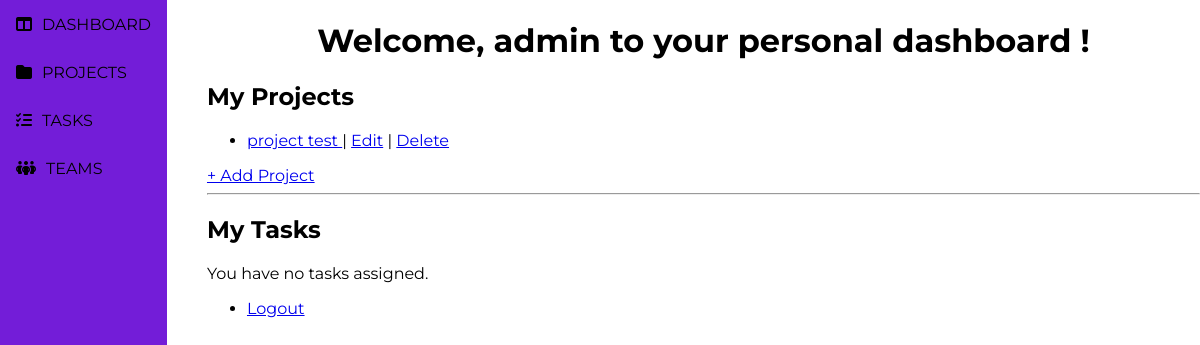
/users/home/ (signed in), run on an earlier commit of the app's database.
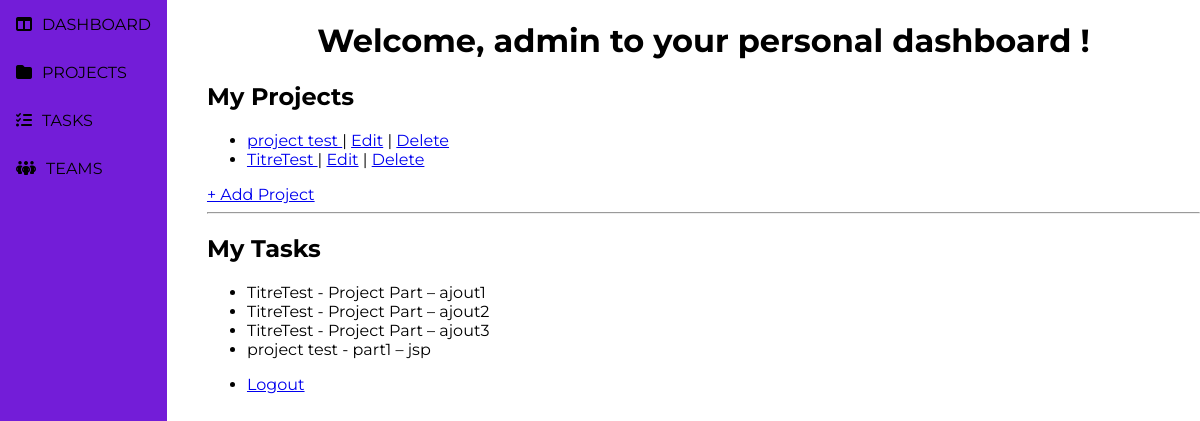
And on a later commit of the database.
### users/models.py (models this page shows, shortened)
class User(AbstractUser):
    id = models.AutoField(primary_key=True)
    first_name = models.CharField(max_length=100)
    last_name = models.CharField(max_length=100)
    username = models.CharField(max_length=100, unique=True)
    password = models.CharField(max_length=255)  # Le mot de passe est géré par Django, mais il est explicitement mentionné ici
    email = models.EmailField(unique=True)
    bio = models.TextField(blank=True, null=True)
    profile_picture = models.ImageField(upload_to='profile_pictures/', blank=True, null=True)

### projects/models.py (models this page shows, shortened)
class Project(models.Model):
    owner = models.ForeignKey(settings.AUTH_USER_MODEL, on_delete=models.CASCADE, related_name='owned_projects')
    title = models.CharField(max_length=100, unique=True)
    description = models.TextField(blank=True)
    slug = models.SlugField(unique=True, blank=True)  # 👈 Ajout du champ slug
    created_at = models.DateTimeField(auto_now_add=True)
    members = models.ManyToManyField(
        settings.AUTH_USER_MODEL,
        through='ProjectMembership',
        related_name='member_projects'
    )

class Task(models.Model):
    part = models.ForeignKey(ProjectPart, on_delete=models.CASCADE, related_name='tasks')
    title = models.CharField(max_length=100)
    description = models.TextField(blank=True)
    completed = models.BooleanField(default=False)
    due_date = models.DateField(null=True, blank=True)
    assigned_to = models.ForeignKey(User, null=True, blank=True, on_delete=models.SET_NULL, related_name='assigned_tasks')

class ProjectPart(models.Model):
    project = models.ForeignKey(Project, on_delete=models.CASCADE, related_name='parts')
    title = models.CharField(max_length=100)
    description = models.TextField(blank=True)
    def __str__(self):
        return f"{self.project.title} - {self.title}"

### users/views.py (the view)
# urls.py: path('home/', views.home_view, name='home'),
@login_required
def home_view(request):
    user = request.user
    projects = Project.objects.filter(owner=user)
    tasks = Task.objects.filter(assigned_to=user)
    return render(request, 'users/home.html', {'user': user, 'projects': projects, 'tasks': tasks})

### templates/users/home.html (shortened to what this page needs)
{% load static %}
<!DOCTYPE html>
<html lang="fr">
  <head>
    <link rel="stylesheet" href="https://cdnjs.cloudflare.com/ajax/libs/font-awesome/6.7.2/css/all.min.css" />
    <link rel="stylesheet" href={% static 'css\users\home.css'%}>
  </head>
  <body>
    <div class="container">
      <div class="sidebar">
        <a onclick="window.location.href='{% url 'home' %}'">
          <div class="redirection-button">
            <div> <i class="fa-solid fa-table-columns"></i>  </div>
            <div> DASHBOARD </div>
          </div>
        </a>
        <a onclick="window.location.href='{% url 'home' %}'">
          <div class="redirection-button">
            <div> <i class="fa-solid fa-folder"></i> </div>
            <div> PROJECTS </div>
          </div>
        </a>
        <a onclick="window.location.href='{% url 'home' %}'">
          <div class="redirection-button">
            <div> <i class="fa-solid fa-list-check"></i> </div>
            <div> TASKS </div>
          </div>
        </a>
        <a onclick="window.location.href='{% url 'home' %}'">
          <div class="redirection-button">
            <div> <i class="fa-solid fa-people-group"></i> </div>
            <div> TEAMS </div>
          </div>
        </a>
      </div>
      <div class="content-div">
        <h1 style="justify-self: center;"> Welcome, {{ user.first_name }} to your personal dashboard !</h1>
        <h2>My Projects</h2>
        {% if projects %}
        <ul>
          {% for project in projects %}
          <li>
            <a href="{% url 'project_detail' slug=project.slug %}"> {{ project.title }} </a> |
            <a href="{% url 'edit_project' slug=project.slug %}">Edit</a> |
            <a href="{% url 'delete_project' slug=project.slug %}">Delete</a>
          </li>
          {% endfor %}
        </ul>
        {% else %}
        <p>You have no projects yet.</p>
        {% endif %}
        <a href="{% url 'create_project' %}">+ Add Project</a>
        <hr />
        <h2>My Tasks</h2>
        {% if tasks %}
          <ul>
          {% for task in tasks %}
            <li>
            {{ task.part }} – {{ task.title }}
            </li>
          {% endfor %}
          </ul>
        {% else %}
        <p>You have no tasks assigned.</p>
        {% endif %}
        <ul>
          <li><a href="{% url 'logout' %}">Logout</a></li>
        </ul>
      </div>
    </div>
  </body>
</html>

### static/css/users/home.css (style rules this page uses)
body { font-family: 'Montserrat', sans-serif; margin: 0; }
.container { display: flex; height: 100vh; position: relative; }
.sidebar { height: 100vh; width: 200px; background-color: #731DD8; margin-right: 40px; position: relative; }
.sidebar a { display: flex; align-items: center; gap: 10px; padding: 0 1rem; height: 3rem; font-size: 1rem; text-decoration: none; border: none; background-color: transparent; border-radius: 5px; transition: background-color 0.3s, color 0.3s; }
.sidebar .redirection-button { display:grid; grid-template-columns: .25fr .75fr; gap: 10px; }
.content-div { width: 100% }

What changed in the data, as far as the page shows it:
added Project: title "TitreTest"
added Task: part "TitreTest - Project Part", title "ajout1"
added Task: part "TitreTest - Project Part", title "ajout2"
added Task: part "TitreTest - Project Part", title "ajout3"
added Task: part "project test - part1", title "jsp"
Also different on the page:
text no longer shown: "You have no tasks assigned."
